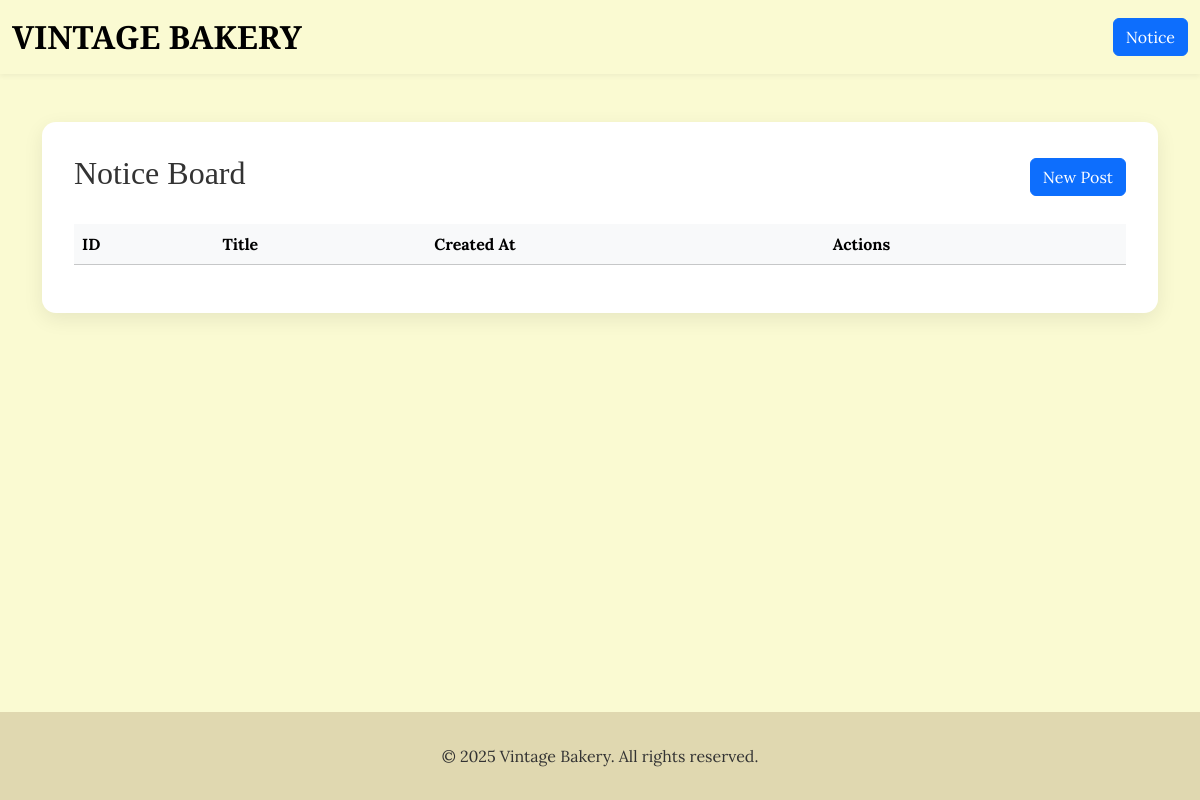
/notice, run on an earlier commit of the app's database.
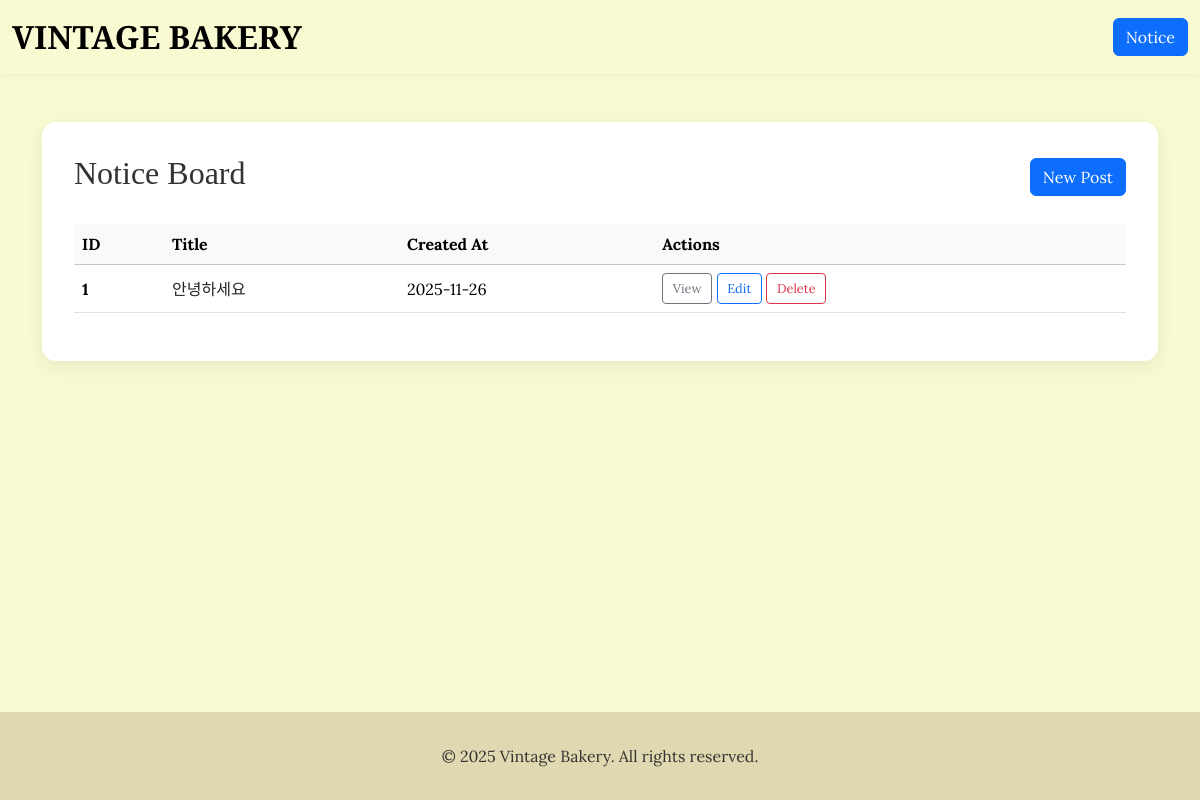
And on a later commit of the database.
### tables this page shows
CREATE TABLE notices (
        id INTEGER PRIMARY KEY AUTOINCREMENT,
        title TEXT NOT NULL,
        content TEXT NOT NULL,
        created_at TIMESTAMP DEFAULT CURRENT_TIMESTAMP,
        updated_at TIMESTAMP DEFAULT CURRENT_TIMESTAMP
    );

### main.py (the view)
@app.get("/notice", response_class=HTMLResponse)
async def notice_list(request: Request):
    db = get_db()
    cursor = db.cursor()
    cursor.execute("SELECT * FROM notices ORDER BY created_at DESC")
    notices = cursor.fetchall()
    db.close()
    return templates.TemplateResponse("notice_list.html", {"request": request, "notices": notices})

### templates/notice_list.html (shortened to what this page needs)
<!DOCTYPE html>
<html lang="ko">
<head>
    <link href="https://cdn.jsdelivr.net/npm/bootstrap@5.3.2/dist/css/bootstrap.min.css" rel="stylesheet">
    <link rel="stylesheet" href="https://cdnjs.cloudflare.com/ajax/libs/font-awesome/6.0.0-beta3/css/all.min.css">
</head>
<body>
    <nav class="navbar navbar-expand-lg navbar-light">
        <div class="container-fluid">
            <a class="navbar-brand text-uppercase" href="/">Vintage Bakery</a>
            <a href="/notice" class="btn btn-primary ms-auto">Notice</a>
        </div>
    </nav>
    <main class="container my-5 main-container">
        <div class="notice-card">
            <div class="d-flex justify-content-between align-items-center mb-4">
                <h1 class="h2" style="font-family: var(--font-family-heading);">Notice Board</h1>
                <a href="/notice/create" class="btn btn-primary">New Post</a>
            </div>
            <div class="table-responsive">
                <table class="table table-hover align-middle">
                    <thead class="table-light">
                        <tr>
                            <th scope="col">ID</th>
                            <th scope="col">Title</th>
                            <th scope="col">Created At</th>
                            <th scope="col">Actions</th>
                        </tr>
                    </thead>
                    <tbody>
                        {% for notice in notices %}
                        <tr>
                            <th scope="row">{{ notice.id }}</th>
                            <td>
                                <a href="/notice/{{ notice.id }}" class="text-decoration-none text-dark">{{ notice.title }}</a>
                            </td>
                            <td>{{ notice.created_at.split(' ')[0] }}</td>
                            <td>
                                <a href="/notice/{{ notice.id }}" class="btn btn-sm btn-outline-secondary btn-action">View</a>
                                <a href="/notice/{{ notice.id }}/edit" class="btn btn-sm btn-outline-primary btn-action">Edit</a>
                                <form action="/notice/{{ notice.id }}/delete" method="post" class="d-inline">
                                    <button type="submit" class="btn btn-sm btn-outline-danger btn-action" onclick="return confirm('Are you sure you want to delete this post?');">Delete</button>
                                </form>
                            </td>
                        </tr>
                        {% endfor %}
                    </tbody>
                </table>
            </div>
        </div>
    </main>
    <footer class="text-center">
        <div class="container">
            <p class="mb-0">© 2025 Vintage Bakery. All rights reserved.</p>
        </div>
    </footer>
</body>
</html>

### templates/notice_list.html (style rules this page uses)
:root { --color-base: #FAFAD2; --color-point: #3CAEFF; --color-secondary: #E0D8B0; --color-text: #333333; --color-dark-text: #000000; --font-family-main: 'Lora', 'Noto Sans KR', serif; --font-family-heading: 'Playfair Display', serif; --bs-primary: var(--color-point); --bs-primary-rgb: 60, 174, 255; }
body { background-color: var(--color-base); color: var(--color-text); font-family: var(--font-family-main); display: flex; flex-direction: column; min-height: 100vh; }
.navbar { background-color: var(--color-base) !important; font-weight: 500; box-shadow: 0 2px 5px rgba(0, 0, 0, 0.05); }
.navbar-brand { color: var(--color-dark-text) !important; font-weight: 700; font-size: 2rem; font-family: var(--font-family-heading) !important; }
.main-container { flex: 1; }
.notice-card { background-color: white; border-radius: 14px; box-shadow: 0 6px 20px rgba(0,0,0,0.08); padding: 2rem; }
.btn-action { font-size: 0.8rem; padding: 0.3rem 0.6rem; }
footer { background-color: var(--color-secondary); color: var(--color-text); margin-top: auto; padding: 2rem 0; }

What changed in the data, as far as the page shows it:
added notices: id "1", title "안녕하세요", created_at "2025-11-26"
